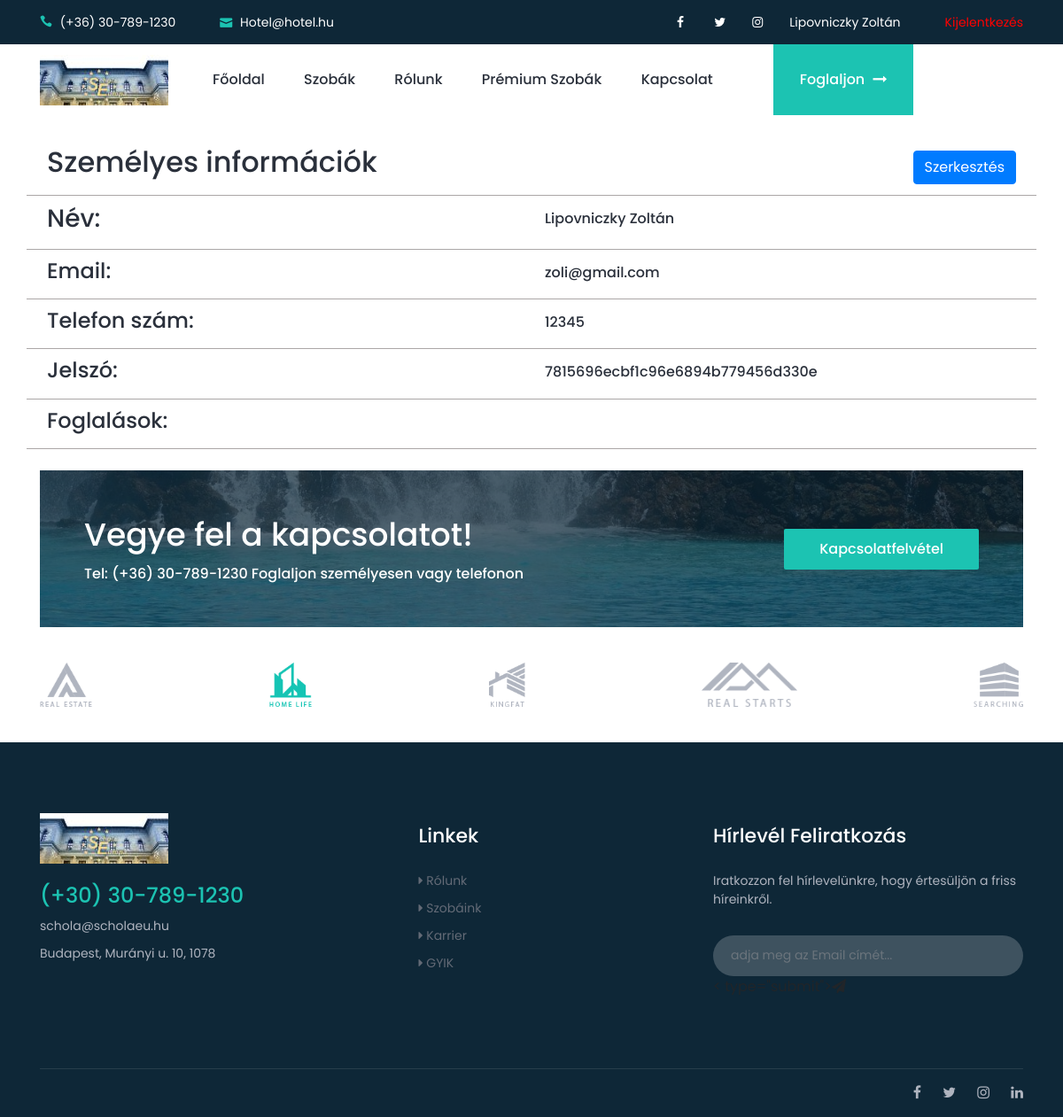
The page /profilOldal.php (signed in) on the database as committed earlier.
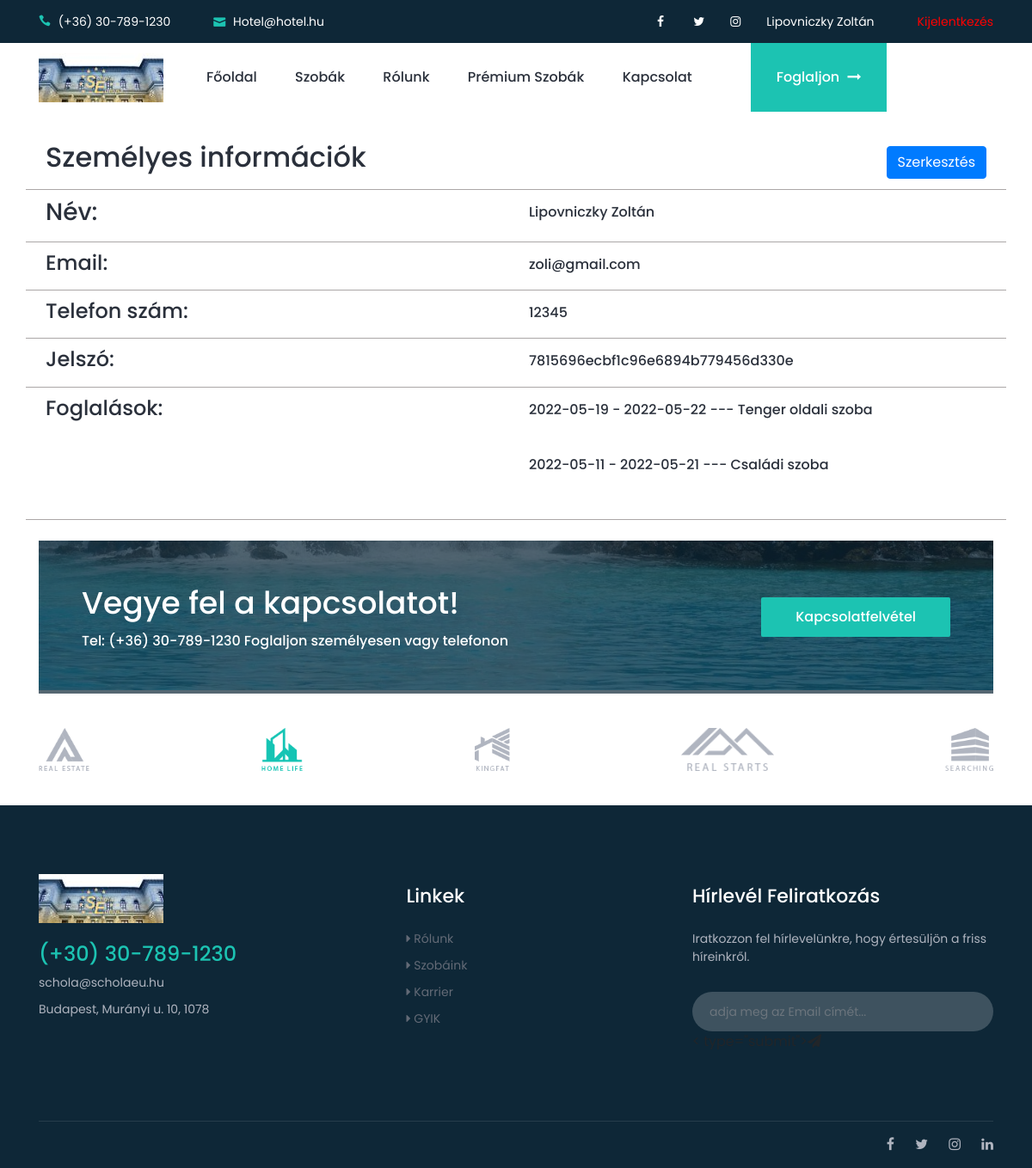
The same page on the database as committed later.
### tables this page shows
CREATE TABLE `guests` (
  `GuestID` int(32) NOT NULL,
  `FirstName` varchar(255) DEFAULT NULL,
  `LastName` varchar(255) DEFAULT NULL,
  `PhoneNumber` int(11) DEFAULT NULL,
  `Email` varchar(255) DEFAULT NULL,
  `Password` varchar(255) DEFAULT NULL
);

CREATE TABLE `reservations` (
  `ReservationID` int(32) NOT NULL,
  `GuestID` int(32) DEFAULT NULL,
  `FromDate` date DEFAULT NULL,
  `ToDate` date DEFAULT NULL,
  `RoomID` int(32) DEFAULT NULL,
  `RoomName` varchar(255) DEFAULT NULL,
  `Bill` int(32) DEFAULT NULL
);

### profilOldal.php (the view, shortened to what this page needs)
<!DOCTYPE html>
<html lang="hu">
<head>
    <link rel="stylesheet" href="style.css">
    <link rel="stylesheet" href="sajat.css">
</head>
<body>
<?php
include "connection.php";
?>
    <?php
    include "header.php";
?>
    <div class="container szemelyes" >
        <div class="row sor">
            <div class="col">
                <h2 class="">Személyes információk</h2>
            </div>
            <div class="col colketto jobbra">
                <button class="btn btn-primary">Szerkesztés</button>
            </div>
        </div>
        <div class="row sor">
            <div class="col">
                <h3>Név: </h3>
            </div>
            <div class="col colketto">
                <?php
                include "connection.php";
                if (isset($_SESSION["semail"])) {
                    echo "<h6><span> ".$_SESSION["slastname"]." ".$_SESSION["sfirstname"] ."</span></h6>";
                    $sql = "SELECT PhoneNumber, Password FROM Guests WHERE GuestID = ".$_SESSION["guestid"]." ";
                    $result = $conn->query($sql);
                    if ($result->num_rows > 0) {
                        while ($row = $result->fetch_assoc()) {
                            $pass = $row["Password"];
                            $phone = $row["PhoneNumber"];
                        }
                    }
                }
                else {
                    echo ' <a name="log/reg" href="login.php"><span style="color:green;">Bejelentkezés</span></a> ';
                }
                ?>
            </div>
        </div>
        <div class="row sor">
            <div class="col">
                <h4>Email: </h4>
            </div>
            <div class="col colketto">
                <?php echo"<h6>".$_SESSION["semail"]."</h6>"; ?>
            </div>
        </div>
        <div class="row sor">
            <div class="col">
                <h4>Telefon szám: </h4>
            </div>
            <div class="col colketto">
                <?php echo"<h6>".$phone."</h6>" ?>
            </div>
        </div>
        <div class="row sor">
            <div class="col">
                <h4>Jelszó: </h4>
            </div>
            <div class="col colketto">
                <?php echo'<h6>'.md5($pass).'</h6>' ?>
            </div>
        </div>
        <div class="row sor">
            <div class="col">
                <h4>Foglalások: </h4>
            </div>
            <div class="col colketto">
                <?php
                    $sql = "SELECT FromDate, ToDate, RoomName FROM Reservations WHERE GuestID = ".$_SESSION["guestid"]." ";
                    $result = $conn->query($sql);
                    if ($result->num_rows > 0) {
                        while ($row = $result->fetch_assoc()) {
                            echo "<h6> ".$row["FromDate"]." - ".$row["ToDate"]." --- ".$row["RoomName"]." </h6> <br>";
                        }
                    }
                ?>
            </div>
        </div>
    </div>
        <?php
        include "footer.php";
        ?>
</body>
</html>

### connection.php (shortened to what this page needs)
</html>
</html>

### header.php (shortened to what this page needs)
<link rel="stylesheet" href="sajat.css">
<header class="header-area">
    <div class="top-header-area">
        <div class="container">
            <div class="row">
                <div class="col-6">
                    <div class="top-header-content">
                        <a href="#"><i class="icon_phone"></i> <span>(+36) 30-789-1230</span></a>
                        <a href="#"><i class="icon_mail"></i> <span>Hotel@hotel.hu</span></a>
                    </div>
                </div>
                <div class="col-6">
                    <div class="top-header-content">
                        <div class="top-social-area ml-auto">
                            <a href="#"><i class="fa fa-facebook" aria-hidden="true"></i></a>
                            <a href="#"><i class="fa fa-twitter" aria-hidden="true"></i>
                            <a href="#"><i class="fa fa-instagram" aria-hidden="true"></i></a>
                        </div>
                            <?php
                                    include "connection.php";
                                    if (isset($_SESSION["semail"])) {
                                        echo " <a href='profilOldal.php'><span> ".$_SESSION["slastname"]." ".$_SESSION["sfirstname"] ."</span> </a>
                                        <a href='logout.php'><span style='color:red;'>Kijelentkezés</span></a>";
                                    }
                                    else {
                                        echo ' <a name="log/reg" href="login.php"><span style="color:green;">Bejelentkezés</span></a> ';
                                    }
                            ?>
                    </div>
                </div>
            </div>
        </div>
    </div>
    <div class="main-header-area">
        <div class="classy-nav-container breakpoint-off">
            <div class="container sajatmenu">
                <nav class="classy-navbar" id="robertoNav" style="display:flex; flex-wrap: nowrap;!important;">
                    <a class="nav-brand" href="index.php"><img src="./img/core-img/schola-gimi.jpeg" alt=""></a>
                    <div class="classy-menu">
                        <div class="classynav">
                            <ul id="nav">
                                <li class="active"><a href="./index.php">Főoldal</a></li>
                                <li><a href="./room.php">Szobák</a></li>
                                <li><a href="./about.php">Rólunk</a></li>
                                <li><a href="premiumoldal-menube.php">Prémium szobák</a></li>
                                <li><a href="./contact.php">Kapcsolat</a></li>
                                <br>
                                <?php
                                    include "connection.php";
                            ?>
                            </ul>
                            <div class="book-now-btn ml-3 ml-lg-5">
                                <a href="room.php">Foglaljon <i class="fa fa-long-arrow-right" aria-hidden="true"></i></a>
                            </div>
                        </div>
                    </div>
                </nav>
            </div>
        </div>
    </div>
</header>

### footer.php (shortened to what this page needs)
    <section class="roberto-cta-area">
        <div class="container">
            <div class="cta-content bg-img bg-overlay jarallax" style="background-image: url(img/bg-img/ocean.jpg);">
                <div class="row align-items-center">
                    <div class="col-12 col-md-7">
                        <div class="cta-text mb-50">
                            <h2>Vegye fel a kapcsolatot!</h2>
                            <h6>Tel: (+36) 30-789-1230 Foglaljon személyesen vagy telefonon</h6>
                        </div>
                    </div>
                    <div class="col-12 col-md-5 text-right">
                        <a href="contact.php" class="btn roberto-btn mb-50">Kapcsolatfelvétel</a>
                    </div>
                </div>
            </div>
        </div>
    </section>
    <div class="partner-area">
        <div class="container">
            <div class="row">
                <div class="col-12">
                    <div class="partner-logo-content d-flex align-items-center justify-content-between wow fadeInUp" data-wow-delay="300ms">
                        <a href="#" class="partner-logo"><img src="img/core-img/p1.png" alt=""></a>
                        <a href="#" class="partner-logo"><img src="img/core-img/p2.png" alt=""></a>
                        <a href="#" class="partner-logo"><img src="img/core-img/p3.png" alt=""></a>
                        <a href="#" class="partner-logo"><img src="img/core-img/p4.png" alt=""></a>
                        <a href="#" class="partner-logo"><img src="img/core-img/p5.png" alt=""></a>
                    </div>
                </div>
            </div>
        </div>
    </div>
<footer class="footer-area section-padding-80-0">
        <div class="main-footer-area">
            <div class="container">
                <div class="row align-items-baseline justify-content-between">
                    <div class="col-12 col-sm-6 col-lg-3">
                        <div class="single-footer-widget mb-80">
                            <a href="#" class="footer-logo"><img src="img/core-img/schola-gimi.jpeg" alt=""></a>
                            <h4>(+30) 30-789-1230</h4>
                            <span>schola@scholaeu.hu</span>
                            <span>Budapest, Murányi u. 10, 1078</span>
                        </div>
                    </div>
                    <div class="col-12 col-sm-4 col-lg-2">
                        <div class="single-footer-widget mb-80">
                            <h5 class="widget-title">Linkek</h5>
                            <ul class="footer-nav">
                                <li><a href="#"><i class="fa fa-caret-right" aria-hidden="true"></i> Rólunk</a></li>
                                <li><a href="#"><i class="fa fa-caret-right" aria-hidden="true"></i> Szobáink</a></li>
                                <li><a href="#"><i class="fa fa-caret-right" aria-hidden="true"></i> karrier</a></li>
                                <li><a href="#"><i class="fa fa-caret-right" aria-hidden="true"></i> GYIK</a></li>
                            </ul>
                        </div>
                    </div>
                    <div class="col-12 col-sm-8 col-lg-4">
                        <div class="single-footer-widget mb-80">
                            <h5 class="widget-title">Hírlevél feliratkozás</h5>
                            <span>Iratkozzon fel hírlevelünkre, hogy értesüljön a friss híreinkről.</span>
                            <form action="index.php" class="nl-form">
                                <input type="email" class="form-control" placeholder="adja meg az Email címét...">
                                < type="submit"><i class="fa fa-paper-plane" aria-hidden="true"></i></button>
                            </form>
                        </div>
                    </div>
                </div>
            </div>
        </div>
        <div class="container">
            <div class="copywrite-content">
                <div class="row align-items-center">
                    <div class="col-12 col-md-4">
                        <div class="social-info">
                            <a href="#"><i class="fa fa-facebook" aria-hidden="true"></i></a>
                            <a href="#"><i class="fa fa-twitter" aria-hidden="true"></i></a>
                            <a href="#"><i class="fa fa-instagram" aria-hidden="true"></i></a>
                            <a href="#"><i class="fa fa-linkedin" aria-hidden="true"></i></a>
                        </div>
                    </div>
                </div>
            </div>
        </div>
    </footer>

### sajat.css (style rules this page uses)
.sor { border-style: solid; border-width: thin; border-top: none; border-left: none; border-right: none; padding: 0.5rem; color: rgba(95, 88, 88, 0.527); }
.col { font-size: 15px; }
.colketto { font-size: 1.5rem; margin-top: 8px; }
.jobbra { text-align: right !important; }

### css/default-assets/classy-nav.css (style rules this page uses)
.classy-nav-container { position: relative; z-index: 1; background-color: #ffffff; }
.classy-nav-container * { box-sizing: border-box; }
.classy-nav-container a { -webkit-transition-duration: 500ms; transition-duration: 500ms; text-decoration: none; outline: none; font-size: 14px; color: #232323; display: inline-block; }
.justify-content-between { -webkit-box-pack: justify; -ms-flex-pack: justify; justify-content: space-between; }
.classy-navbar { width: 100%; height: 80px; display: -webkit-box; display: -ms-flexbox; display: flex; -webkit-box-align: center; -ms-flex-align: center; -ms-grid-row-align: center; align-items: center; }
.classy-navbar .nav-brand { font-size: 26px; font-weight: 500; color: #232323; display: inline-block; margin-right: 30px; }
.classynav ul li { display: inline-block; clear: both; position: inherit; z-index: 10; }
.classynav ul li a { padding: 0 15px; display: block; height: 40px; font-size: 14px; line-height: 39px; }
.breakpoint-off .classynav { display: -webkit-box; display: -ms-flexbox; display: flex; -webkit-box-align: center; -ms-flex-align: center; -ms-grid-row-align: center; align-items: center; }

Rows that differ between the two databases and show on the page:
added reservations: FromDate "2022-05-19", ToDate "2022-05-22", RoomName "Tenger oldali szoba"
added reservations: FromDate "2022-05-11", ToDate "2022-05-21", RoomName "Családi szoba"
